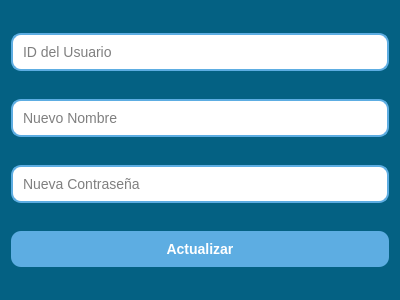
<?xml version="1.0" encoding="UTF-8"?>
<ui version="4.0">
 <class>UpdateWindow</class>
 <widget class="QWidget" name="UpdateWindow">
  <property name="geometry">
   <rect>
    <x>0</x>
    <y>0</y>
    <width>400</width>
    <height>300</height>
   </rect>
  </property>
  <property name="windowTitle">
   <string>Actualizar Usuario</string>
  </property>
  <property name="styleSheet">
   <string notr="true">
      QWidget {
		
	background-color: rgb(4, 97, 131);
      }
      QLineEdit {
          border: 2px solid #5dade2;
          border-radius: 10px;
          padding: 8px;
          font-size: 14px;
          background-color: white;
      }
      QPushButton {
          background-color: #5dade2;
          color: white;
          font-size: 14px;
          font-weight: bold;
          padding: 10px 20px;
          border-radius: 10px;
      }
      QPushButton:hover {
          background-color: #3498db;
      }
   </string>
  </property>
  <layout class="QVBoxLayout" name="verticalLayout">
   <item>
    <widget class="QLineEdit" name="input_id">
     <property name="placeholderText">
      <string>ID del Usuario</string>
     </property>
    </widget>
   </item>
   <item>
    <widget class="QLineEdit" name="input_nombre">
     <property name="placeholderText">
      <string>Nuevo Nombre</string>
     </property>
    </widget>
   </item>
   <item>
    <widget class="QLineEdit" name="input_contraseña">
     <property name="echoMode">
      <enum>QLineEdit::Password</enum>
     </property>
     <property name="placeholderText">
      <string>Nueva Contraseña</string>
     </property>
    </widget>
   </item>
   <item>
    <widget class="QPushButton" name="btn_actualizar">
     <property name="text">
      <string>Actualizar</string>
     </property>
    </widget>
   </item>
  </layout>
 </widget>
 <resources/>
 <connections/>
</ui>
